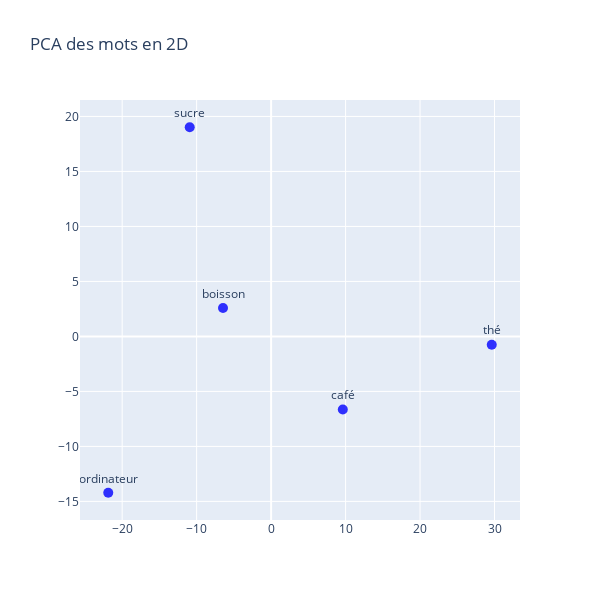

Notebook code for this chart:
### Code cell
#2.	Visualiser les similarités entre différents mots à l'aide de PCA 
import plotly
import numpy as np
import plotly.graph_objs as go
from sklearn.decomposition import PCA
from gensim.models import KeyedVectors

def display_pca_scatterplot_3D(model, user_input=None, words=None, label=None, color_map=None, topn=5, sample=10):

    if words == None:
        if sample > 0:
            words = np.random.choice(list(model.vocab.keys()), sample)
        else:
            words = [ word for word in model.vocab ]
    
    word_vectors = np.array([model[w] for w in words])
    
    three_dim = PCA(random_state=0).fit_transform(word_vectors)[:,:3]
    # For 2D, change the three_dim variable into something like two_dim like the following:
    # two_dim = PCA(random_state=0).fit_transform(word_vectors)[:,:2]

    data = []
    count = 0
    
    for i in range (len(user_input)):

                trace = go.Scatter3d(
                    x = three_dim[count:count+topn,0], 
                    y = three_dim[count:count+topn,1],  
                    z = three_dim[count:count+topn,2],
                    text = words[count:count+topn],
                    name = user_input[i],
                    textposition = "top center",
                    textfont_size = 20,
                    mode = 'markers+text',
                    marker = {
                        'size': 10,
                        'opacity': 0.8,
                        'color': 2
                    }
       
                )
                
                # For 2D, instead of using go.Scatter3d, we need to use go.Scatter and delete the z variable. Also, instead of using
                # variable three_dim, use the variable that we have declared earlier (e.g two_dim)
            
                data.append(trace)
                count = count+topn

    trace_input = go.Scatter3d(
                    x = three_dim[count:,0], 
                    y = three_dim[count:,1],  
                    z = three_dim[count:,2],
                    text = words[count:],
                    name = 'input words',
                    textposition = "top center",
                    textfont_size = 20,
                    mode = 'markers+text',
                    marker = {
                        'size': 10,
                        'opacity': 1,
                        'color': 'black'
                    }
                    )

    # For 2D, instead of using go.Scatter3d, we need to use go.Scatter and delete the z variable.  Also, instead of using
    # variable three_dim, use the variable that we have declared earlier (e.g two_dim)
            
    data.append(trace_input)
    
# Configure the layout

    layout = go.Layout(
        margin = {'l': 0, 'r': 0, 'b': 0, 't': 0},
        showlegend=True,
        legend=dict(
        x=1,
        y=0.5,
        font=dict(
            family="Courier New",
            size=25,
            color="black"
        )),
        font = dict(
            family = " Courier New ",
            size = 15),
        autosize = False,
        width = 1000,
        height = 1000
        )


    plot_figure = go.Figure(data = data, layout = layout)
    plot_figure.show()

model = KeyedVectors.load_word2vec_format(
    "GoogleNews-vectors-negative300.bin.gz", binary=True
)
display_pca_scatterplot_3D(PCA, "Café", "Thé")

### Figure 1 — Plotly figure (JSON) as saved in the notebook; plotly's stock layout.template omitted (floating-point values rounded to 4 significant figures)
{"data": [{"marker": {"color": "blue", "opacity": 0.8, "size": 10}, "mode": "markers+text", "text": ["café", "thé", "sucre", "boisson", "ordinateur"], "textposition": "top center", "type": "scatter", "x": [9.628, 29.63, -10.93, -6.459, -21.87], "y": [-6.64, -0.754, 19.02, 2.589, -14.21]}], "layout": {"height": 600, "showlegend": false, "title": {"text": "PCA des mots en 2D"}, "width": 600}}
